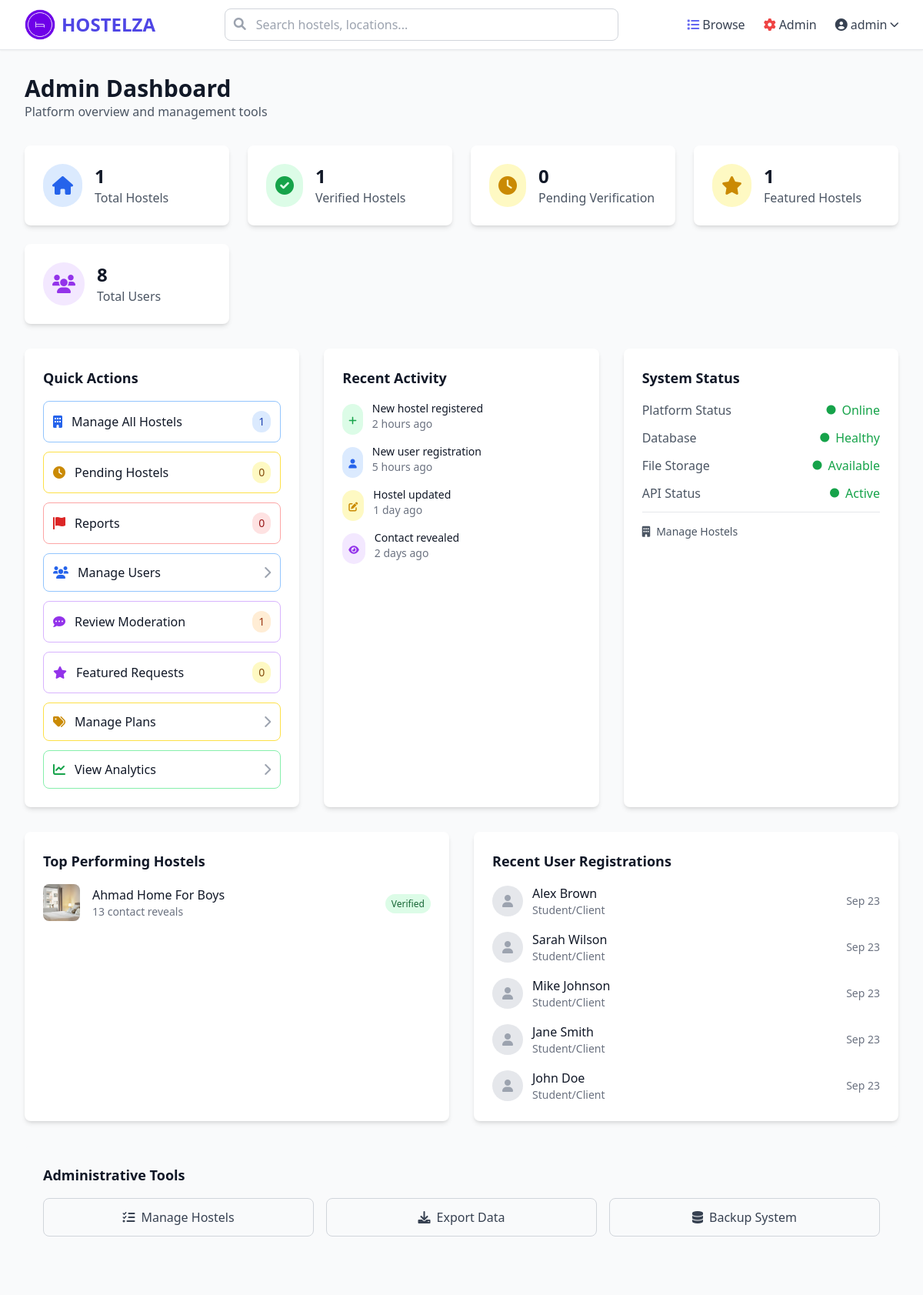
The app's page /admin-dashboard/ (signed in, upper part), older data.
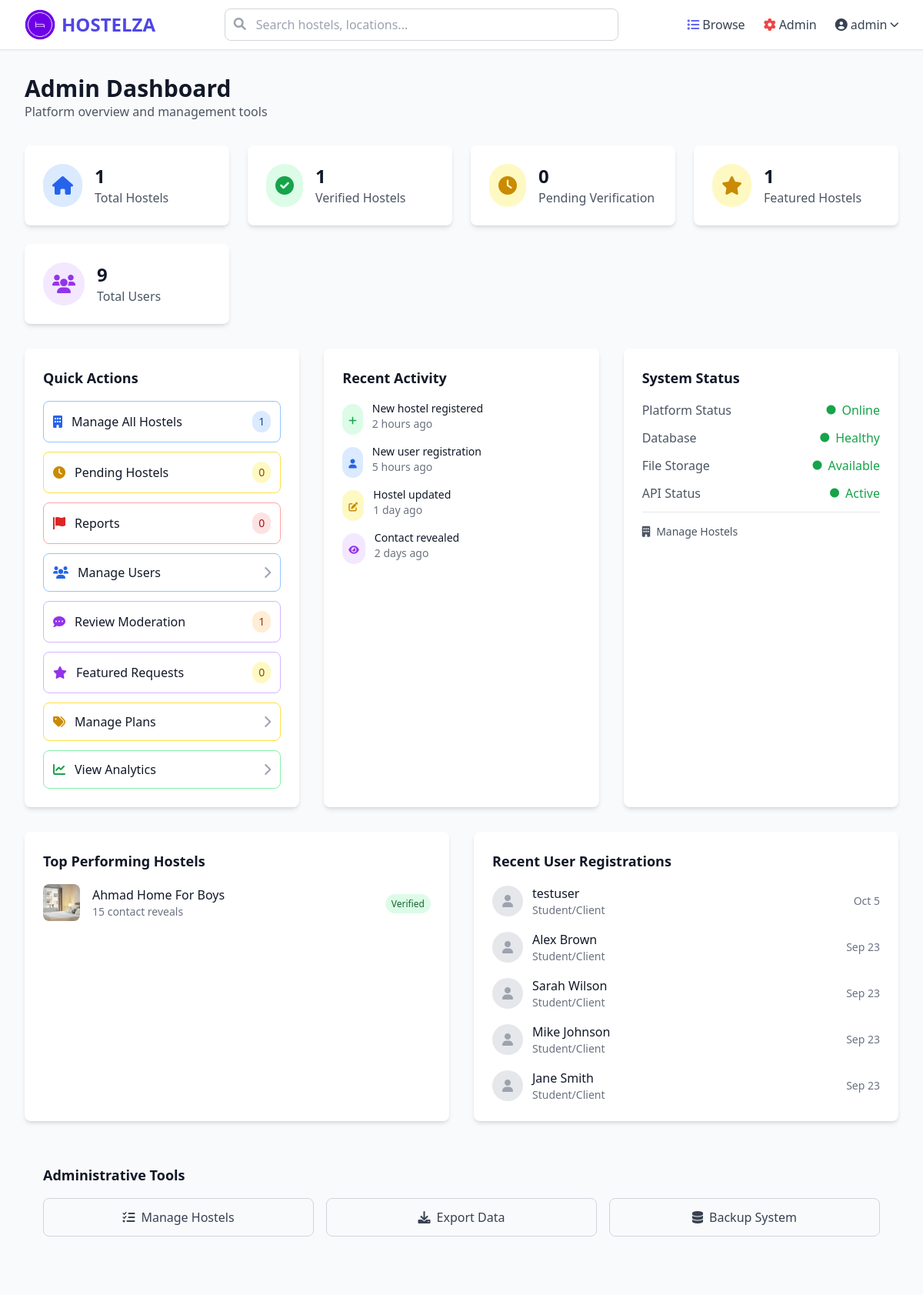
The same page, newer data.
### hostels/models.py (models this page shows, shortened)
class Hostel(models.Model):
    GENDER_CHOICES = [
        ('male', 'Boys/Men Only'),
        ('female', 'Girls/Women Only'),
        ('mixed', 'Co-ed/Mixed'),
    ]
    id = models.UUIDField(primary_key=True, default=uuid.uuid4, editable=False)
    owner = models.ForeignKey(User, on_delete=models.CASCADE, related_name='hostels')
    name = models.CharField(max_length=200)
    slug = models.SlugField(max_length=250, unique=True, blank=True)
    address = models.TextField()
    latitude = models.DecimalField(max_digits=9, decimal_places=6, null=True, blank=True)
    longitude = models.DecimalField(max_digits=9, decimal_places=6, null=True, blank=True)
    google_location_link = models.URLField(max_length=500, blank=True, help_text="Google Maps location link")
    gender_type = models.CharField(max_length=10, choices=GENDER_CHOICES, default='mixed', help_text="Who can stay at this hostel")
    nearby_landmark = models.CharField(max_length=300, blank=True, help_text="Name of nearby university, school, or workplace")
    landmark_distance = models.DecimalField(max_digits=5, decimal_places=2, null=True, blank=True, help_text="Distance from landmark in kilometers")
    description = models.TextField()
    contact_email = models.EmailField()
    contact_phone = models.CharField(max_length=20)
    whatsapp_number = models.CharField(max_length=20, blank=True)
    is_verified = models.BooleanField(default=False)
    is_active = models.BooleanField(default=True)
    is_featured = models.BooleanField(default=False, help_text="Featured hostels appear first in search results and on homepage")
    created_at = models.DateTimeField(auto_now_add=True)
    updated_at = models.DateTimeField(auto_now=True)
    class Meta:
        ordering = ['-is_featured', '-created_at']
        indexes = [
            models.Index(fields=['latitude', 'longitude']),
            models.Index(fields=['is_verified', 'is_active']),
            models.Index(fields=['is_featured']),
            models.Index(fields=['landmark_distance']),
        ]
    @property
    def contact_reveals_count(self):
        return self.contact_reveals.count()

class HostelImage(models.Model):
    hostel = models.ForeignKey(Hostel, on_delete=models.CASCADE, related_name='images')
    image = models.ImageField(upload_to='hostel_images/')
    caption = models.CharField(max_length=200, blank=True)
    is_primary = models.BooleanField(default=False)
    created_at = models.DateTimeField(auto_now_add=True)
    class Meta:
        ordering = ['-is_primary', '-created_at']

class User(AbstractUser):
    ROLE_CHOICES = [
        ('owner', 'Hostel Owner'),
        ('student', 'Student/Client'),
        ('admin', 'Admin'),
    ]
    role = models.CharField(max_length=10, choices=ROLE_CHOICES, default='student')
    phone_number = models.CharField(max_length=20, blank=True)
    whatsapp_number = models.CharField(max_length=20, blank=True)
    profile_picture = models.ImageField(
        upload_to='profile_pictures/',
        blank=True,
        validators=[FileExtensionValidator(allowed_extensions=['jpg', 'jpeg', 'png'])]
    )
    email_verified = models.BooleanField(default=False)
    created_at = models.DateTimeField(auto_now_add=True)
    updated_at = models.DateTimeField(auto_now=True)

### hostels/views.py (the view)
# urls.py: path('admin-dashboard/', views.AdminDashboardView.as_view(), name='admin_dashboard'),
class AdminDashboardView(AdminRequiredMixin, TemplateView):
    template_name = 'hostels/admin/dashboard.html'
    def get_context_data(self, **kwargs):
        context = super().get_context_data(**kwargs)
        context['total_hostels'] = Hostel.objects.count()
        context['verified_hostels'] = Hostel.objects.filter(is_verified=True).count()
        context['pending_hostels'] = Hostel.objects.filter(is_verified=False).count()
        context['featured_hostels'] = Hostel.objects.filter(is_featured=True).count()
        context['total_users'] = User.objects.count()
        context['total_owners'] = User.objects.filter(role='owner').count()
        context['total_students'] = User.objects.filter(role='student').count()
        context['total_contact_reveals'] = ContactReveal.objects.count()
        context['pending_reviews_count'] = Review.objects.filter(is_approved=False).count()
        context['pending_featured_requests'] = FeaturedRequest.objects.filter(status='pending').count()
        recent_hostels = Hostel.objects.select_related('owner').prefetch_related('images', 'contact_reveals').order_by('-created_at')[:10]
        context['recent_hostels'] = recent_hostels
        context['recent_users'] = User.objects.order_by('-date_joined')[:10]
        from django.utils import timezone
        from datetime import timedelta
        thirty_days_ago = timezone.now() - timedelta(days=30)
        context['new_hostels_this_month'] = Hostel.objects.filter(created_at__gte=thirty_days_ago).count()
        context['new_users_this_month'] = User.objects.filter(date_joined__gte=thirty_days_ago).count()
        context['contact_reveals_this_month'] = ContactReveal.objects.filter(timestamp__gte=thirty_days_ago).count()
        return context

### hostels/views.py (called while the page is built)
    def test_func(self):
        return self.request.user.is_authenticated and (
            self.request.user.role == 'admin' or self.request.user.is_superuser
        )

### templates/hostels/admin/dashboard.html (shortened to what the changed rows need)
{% extends 'base.html' %}
{% block content %}
<div class="max-w-7xl mx-auto px-4 sm:px-6 lg:px-8 py-8">
    <div class="mb-8">
        <h1 class="text-3xl font-bold text-gray-900">Admin Dashboard</h1>
    </div>
    <div class="grid grid-cols-1 md:grid-cols-2 lg:grid-cols-4 gap-6 mb-8">
        <div class="bg-white rounded-lg shadow-md p-6">
            <div class="flex items-center">
                <div class="ml-4">
                    <h3 class="text-2xl font-bold text-gray-900">{{ total_users }}</h3>
                    <p class="text-gray-600">Total Users</p>
                </div>
            </div>
        </div>
    </div>
    <div class="grid grid-cols-1 lg:grid-cols-2 gap-8">
        <div class="bg-white rounded-lg shadow-md p-6">
            {% if recent_hostels %}
                <div class="space-y-4">
                    {% for hostel in recent_hostels|slice:":5" %}
                        <div class="flex items-center">
                            {% if hostel.images.first %}
                                <img
                                    src="{{ hostel.images.first.image.url }}"
                                    alt="{{ hostel.name }}"
                                    class="w-12 h-12 rounded-lg object-cover mr-4"
                                >
                            {% else %}
                                <div class="w-12 h-12 bg-gray-200 rounded-lg flex items-center justify-center mr-4">
                                    <i class="fas fa-home text-gray-400"></i>
                                </div>
                            {% endif %}
                            <div class="flex-1">
                                <h4 class="font-medium text-gray-900">{{ hostel.name }}</h4>
                                <p class="text-sm text-gray-500">{{ hostel.contact_reveals_count }} contact reveals</p>
                            </div>
                            <div class="text-right">
                                {% if hostel.is_verified %}
                                    <span class="bg-green-100 text-green-800 text-xs px-2 py-1 rounded-full">Verified</span>
                                {% else %}
                                    <span class="bg-yellow-100 text-yellow-800 text-xs px-2 py-1 rounded-full">Pending</span>
                                {% endif %}
                            </div>
                        </div>
                    {% endfor %}
                </div>
            {% else %}
                <p class="text-gray-500 text-center py-4">No hostels available</p>
            {% endif %}
        </div>
        <div class="bg-white rounded-lg shadow-md p-6">
            {% if recent_users %}
                <div class="space-y-4">
                    {% for user in recent_users|slice:":5" %}
                        <div class="flex items-center">
                            {% if user.profile_picture %}
                                <img
                                    src="{{ user.profile_picture.url }}"
                                    alt="{{ user.username }}"
                                    class="w-10 h-10 rounded-full object-cover mr-3"
                                >
                            {% else %}
                                <div class="w-10 h-10 bg-gray-200 rounded-full flex items-center justify-center mr-3">
                                    <i class="fas fa-user text-gray-400"></i>
                                </div>
                            {% endif %}
                            <div class="flex-1">
                                <h4 class="font-medium text-gray-900">
                                    {{ user.get_full_name|default:user.username }}
                                </h4>
                                <p class="text-sm text-gray-500">{{ user.get_role_display }}</p>
                            </div>
                            <div class="text-sm text-gray-500">
                                {{ user.date_joined|date:"M j" }}
                            </div>
                        </div>
                    {% endfor %}
                </div>
            {% else %}
                <p class="text-gray-500 text-center py-4">No recent registrations</p>
            {% endif %}
        </div>
    </div>
</div>
{% endblock %}

Row changes from the older to the newer data that the page shows:
no longer on this page (row unchanged): User: get_full_name "John Doe", role "Student/Client", date_joined "Sep 23"
changed Hostel "Ahmad Home For Boys": contact_reveals_count "13" → "15"
added User: get_full_name "testuser", role "Student/Client", date_joined "Oct 5"
Text that changed along with them:
{{ total_users }}: "8" → "9"
